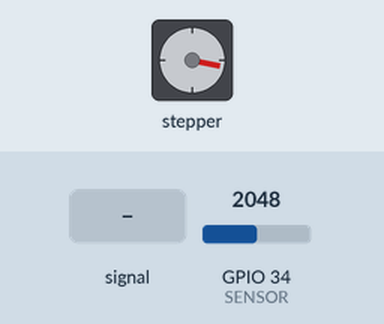
Simulated run of this sketch. Board: ESP32. Parts: stepper motor. Wiring (inferred from the names in the program): stepper motor driver (200 steps per turn assumed): step GPIO 32; direction GPIO 33. The inputs (shaded band) are chosen by the test bench; at power-on: GPIO 34 (SENSOR) = 2048.

Above: at 1.2 s.
1.3 s: GPIO 34 (SENSOR) fed a 200 Hz sine of ±1023 counts around its level
At 1.95 s:
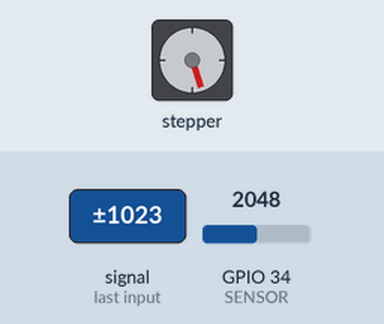
4.3 s: GPIO 34 (SENSOR) set to 1228
At 4.95 s:
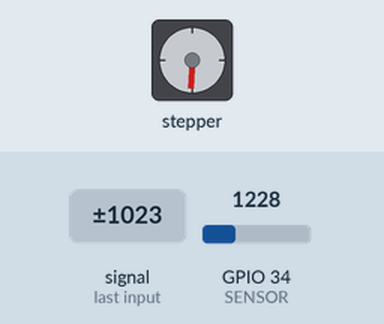
7.3 s: GPIO 34 (SENSOR) set to 329
10.3 s: GPIO 34 (SENSOR) set to 267
At 10.3 s:
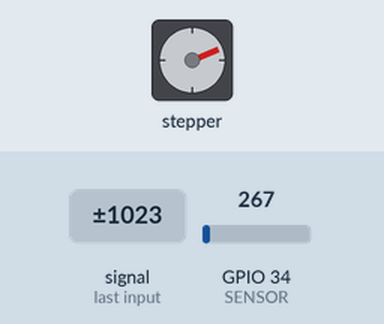
11.8 s: GPIO 34 (SENSOR) set to 491
At 12.25 s:
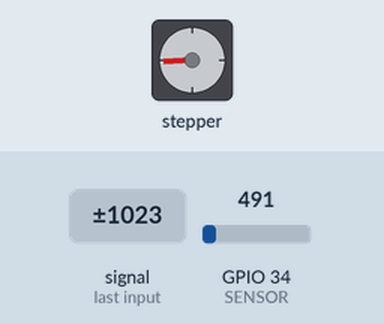
14.8 s: GPIO 34 (SENSOR) set to 2047
Timing chart, 0 to 29.8 s (numbered marks = the images above; inputs shaded):
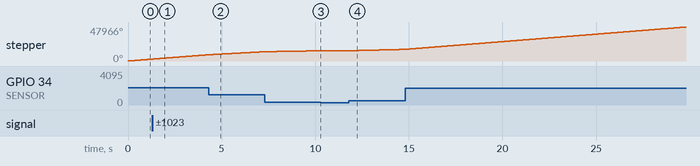

Measured:
- the behaviour switches between 301 and 300 on GPIO 34 (SENSOR) (found by bisection; images 2 and 3)
- after the input at 10.3 s, stepper: stops changing and stays 14468°
- after the input at 11.8 s, stepper: keeps turning clockwise at about 653°/s, starting at once

The sketch:

stepper_a4988_test.ino
```cpp
#define STEP    32
#define DIR     33
#define SENSOR  34
#define SW      35
const float RPM_MAX = 1000.0;

int sensor, interval, true_speed, pre_time;

void setup() {
  Serial.begin(115200);
  pinMode(DIR, OUTPUT);
  pinMode(STEP, OUTPUT);
  pinMode(SENSOR, INPUT);
  digitalWrite(DIR, LOW);
  digitalWrite(STEP, LOW);
}

void loop() {
  sensor = analogRead(SENSOR);
  if (sensor > 300){
    interval = (int)((3.0/(10.0 * (analogRead(SENSOR)/4095.0) * RPM_MAX)) * 1000000);
    digitalWrite(DIR, HIGH);
    // Serial.printf("FFFFF: %d, RRRRR: %f, RRRRR: %d\n", analogRead(SENSOR), (3.0/(10.0 * (analogRead(SENSOR)/4095.0) * RPM_MAX)) * 1000000, interval);

    // for (int i=0; i<200; i++) {
      // pre_time = micros();
      digitalWrite(STEP, HIGH);
      delayMicroseconds(interval/2);
      digitalWrite(STEP, LOW);
      delayMicroseconds(interval/2);
      // true_speed = int((3.0/(10.0*float(micros()-pre_time)))*1000000);
  }

  else{
    digitalWrite(STEP, LOW);
  }

  // Serial.printf("target_rpm: %d, true_rpm: %d\n", int((analogRead(SENSOR)/4095.0) * RPM_MAX), true_speed);
}
```
